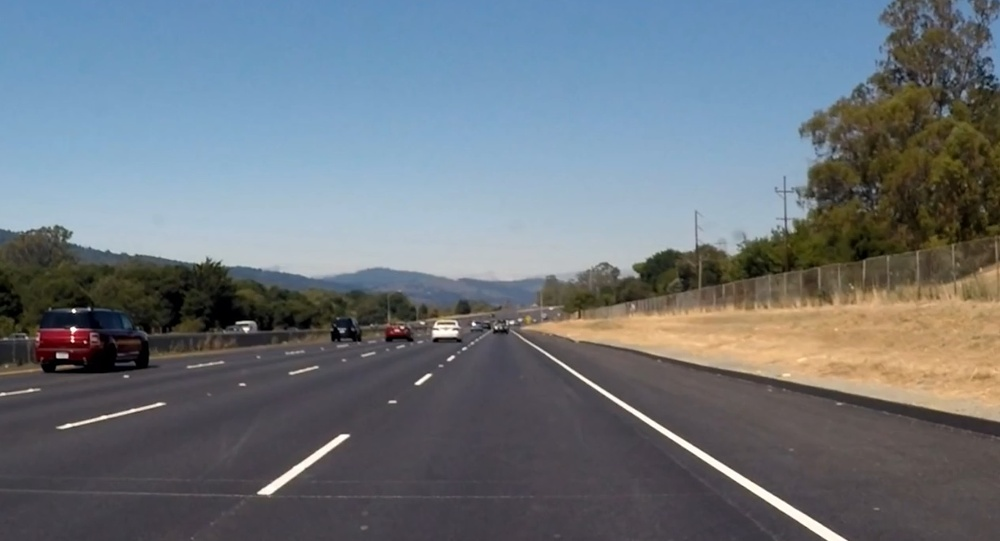
#> input picture test.jpg, 1000 x 541 px, shrunk from 1386 x 750 before the run
$ python test.py
#> lines starting #> are read from the running program, lines starting #| are printed output that depends on the picture; after the words box and inside, x2 and y2 are one past the last pixel; in counts of white or black regions, pixels touching at a corner belong together
import matplotlib.pyplot as plt
import matplotlib.image as mpimg
import numpy as np

#remember to install the conda pillow
image = mpimg.imread("test.jpg")
#> image is the input picture: shape (541, 1000, 3); mean R, G, B 108.3, 116.7, 124.3
if len(image) == 0:
    print("imgage not loaded")
else:
    print("Image was loaded!",type(image),image.shape)
#| Image was loaded! <class 'numpy.ndarray'> (541, 1000, 3)
    ysize = image.shape[0]
#> ysize = 541
    xsize = image.shape[1]
#> xsize = 1000
    print(ysize , xsize)
#| 541 1000

    #plt.imshow(image)
    #plt.show()
# region_select = np.copy(image)
color_select = np.copy(image)

# bottom_left = [0,750]
# bottom_right= [750, 1386]
# apex = [ysize/2,xsize/2]

red_threshold = 150
green_threshold = 200
blue_threshold = 200
rgb_threshold = [red_threshold, green_threshold, blue_threshold]

thresholds = (image[:,:,0] < rgb_threshold[0]) \
            | (image[:,:,1] < rgb_threshold[1]) \
            | (image[:,:,2] < rgb_threshold[2])
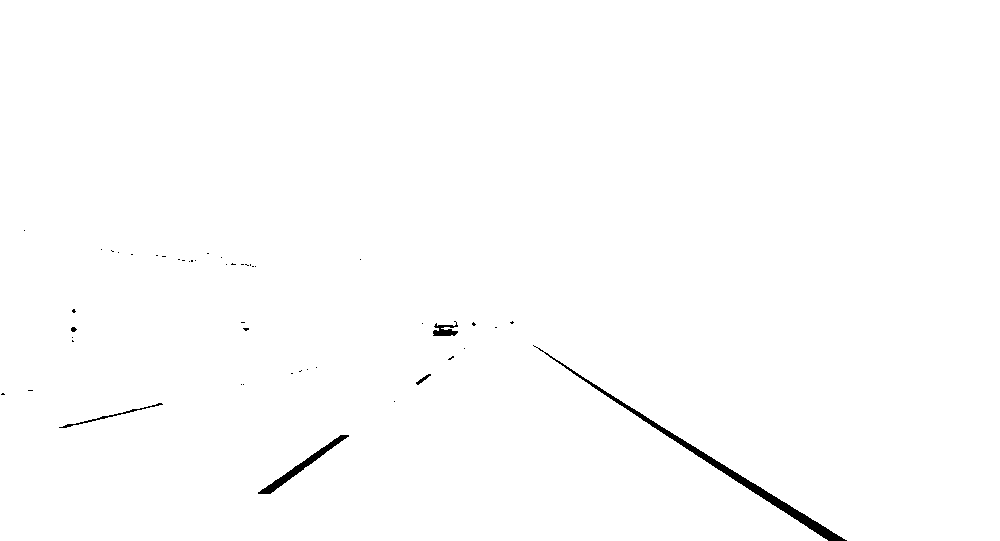
#> thresholds: shape (541, 1000) bool; 99.4% white; 48 black regions (42 under 20 px), largest, box (x1, y1, x2, y2) and area: (533, 345, 847, 541) 2017, (258, 435, 349, 494) 674, (433, 321, 458, 336) 208, (59, 403, 163, 428) 194, (416, 374, 431, 385) 50, (71, 327, 77, 332) 22
color_select[thresholds] = [0,0,0]
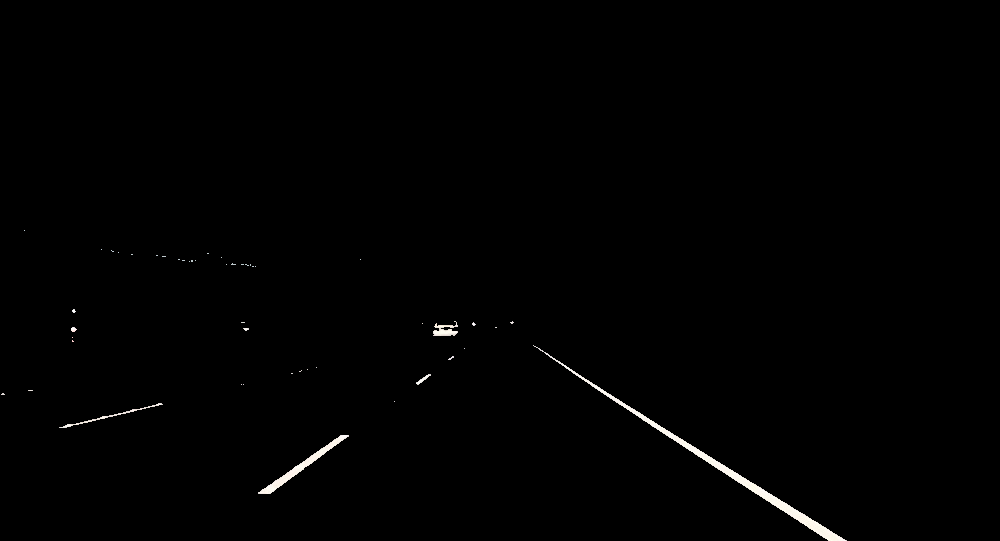
#> color_select: shape (541, 1000, 3); mean R, G, B 1.5, 1.5, 1.4
#> (the run stopped early here; a loop or call above may not have finished)

$ run again, with capture.JPG copied over test.jpg
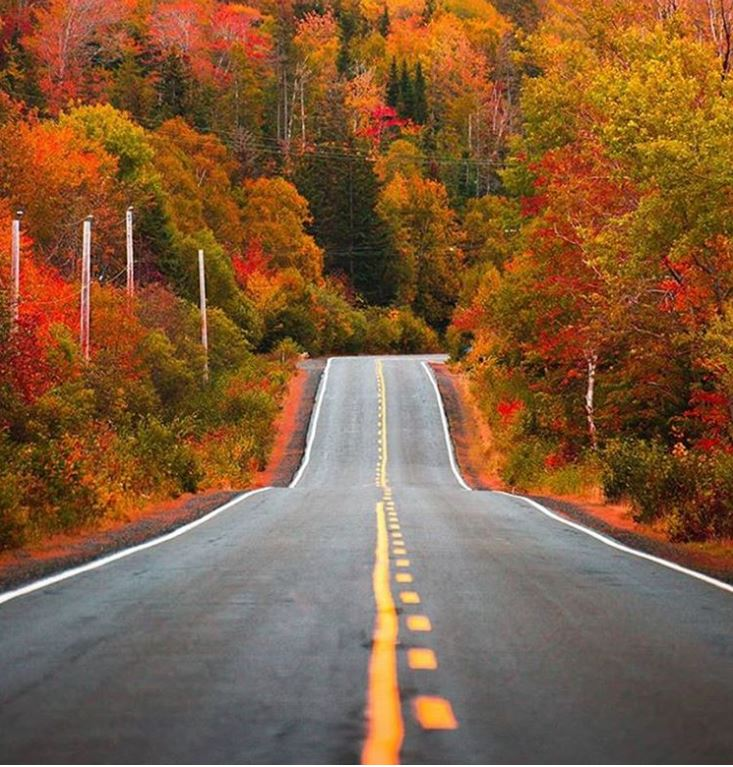
#> input picture capture.JPG, 733 x 767 px
#> image is the input picture: shape (767, 733, 3); mean R, G, B 129.3, 92.2, 60.5
#| Image was loaded! <class 'numpy.ndarray'> (767, 733, 3)
#| 767 733
#> `thresholds = (image[:,:,0] < rgb_threshold[0]) \ | (image[:,:,1] < rgb..`:
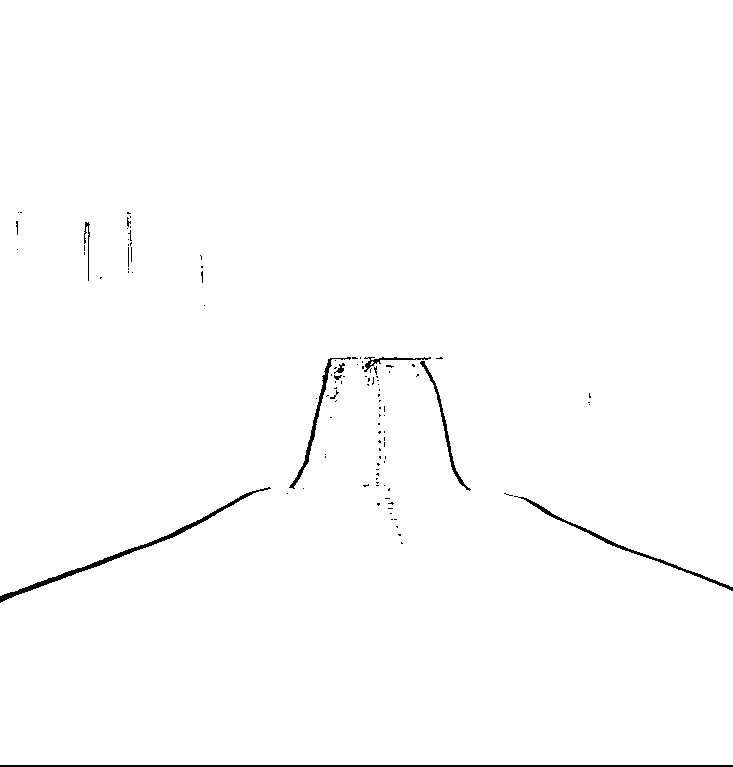
#> thresholds: shape (767, 733) bool; 99.1% white; 109 black regions (97 under 20 px), largest, box (x1, y1, x2, y2) and area: (0, 765, 733, 767) 1466, (0, 487, 271, 603) 1202, (514, 496, 733, 591) 719
#> `color_select[thresholds] = [0,0,0]`:
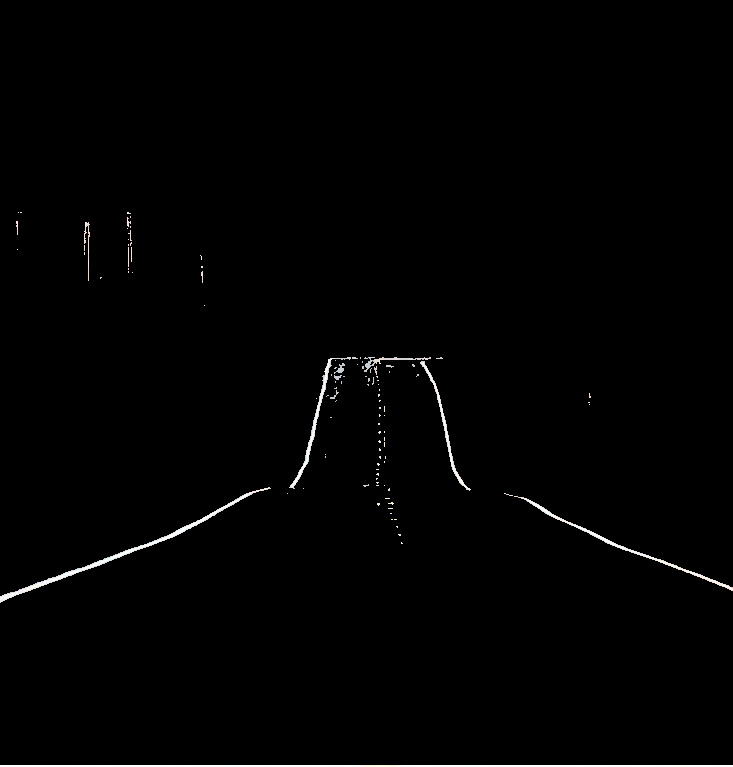
#> color_select: shape (767, 733, 3); mean R, G, B 2.2, 2.2, 2.2
